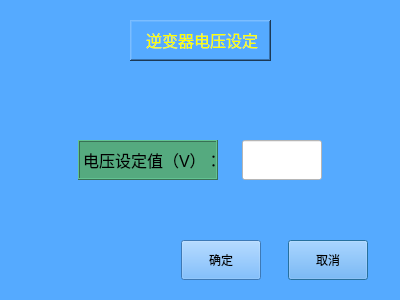
<?xml version="1.0" encoding="UTF-8"?>
<ui version="4.0">
 <class>Inverter_Voltage_Set</class>
 <widget class="QDialog" name="Inverter_Voltage_Set">
  <property name="geometry">
   <rect>
    <x>0</x>
    <y>0</y>
    <width>400</width>
    <height>300</height>
   </rect>
  </property>
  <property name="windowTitle">
   <string>Dialog</string>
  </property>
  <property name="styleSheet">
   <string notr="true">background-color: rgb(85, 170, 255);</string>
  </property>
  <widget class="QLabel" name="label">
   <property name="geometry">
    <rect>
     <x>130</x>
     <y>20</y>
     <width>141</width>
     <height>41</height>
    </rect>
   </property>
   <property name="styleSheet">
    <string notr="true">background-color: rgb(255, 170, 127);
background-color: rgb(170, 170, 255);
background-color: rgb(85, 170, 255);</string>
   </property>
   <property name="frameShape">
    <enum>QFrame::WinPanel</enum>
   </property>
   <property name="frameShadow">
    <enum>QFrame::Raised</enum>
   </property>
   <property name="text">
    <string>&lt;html&gt;&lt;head/&gt;&lt;body&gt;&lt;p align=&quot;center&quot;&gt;&lt;span style=&quot; font-size:12pt; color:#ffff00;&quot;&gt;逆变器电压设定&lt;/span&gt;&lt;/p&gt;&lt;/body&gt;&lt;/html&gt;</string>
   </property>
  </widget>
  <widget class="QWidget" name="layoutWidget">
   <property name="geometry">
    <rect>
     <x>160</x>
     <y>230</y>
     <width>231</width>
     <height>61</height>
    </rect>
   </property>
   <layout class="QHBoxLayout" name="horizontalLayout">
    <item>
     <widget class="QPushButton" name="set_Inverter_Voltage_OkBtn">
      <property name="sizePolicy">
       <sizepolicy hsizetype="Minimum" vsizetype="Minimum">
        <horstretch>0</horstretch>
        <verstretch>0</verstretch>
       </sizepolicy>
      </property>
      <property name="maximumSize">
       <size>
        <width>80</width>
        <height>40</height>
       </size>
      </property>
      <property name="styleSheet">
       <string notr="true">font: 16pt &quot;楷体&quot;;</string>
      </property>
      <property name="text">
       <string>确定</string>
      </property>
      <property name="default">
       <bool>true</bool>
      </property>
     </widget>
    </item>
    <item>
     <widget class="QPushButton" name="set_Inverter_Voltage_QuitBtn">
      <property name="sizePolicy">
       <sizepolicy hsizetype="Minimum" vsizetype="Minimum">
        <horstretch>0</horstretch>
        <verstretch>0</verstretch>
       </sizepolicy>
      </property>
      <property name="maximumSize">
       <size>
        <width>80</width>
        <height>40</height>
       </size>
      </property>
      <property name="styleSheet">
       <string notr="true">font: 16pt &quot;楷体&quot;;</string>
      </property>
      <property name="text">
       <string>取消</string>
      </property>
      <property name="default">
       <bool>true</bool>
      </property>
     </widget>
    </item>
   </layout>
  </widget>
  <widget class="QWidget" name="">
   <property name="geometry">
    <rect>
     <x>60</x>
     <y>130</y>
     <width>281</width>
     <height>61</height>
    </rect>
   </property>
   <layout class="QHBoxLayout" name="horizontalLayout_2">
    <item>
     <widget class="QLabel" name="label_2">
      <property name="maximumSize">
       <size>
        <width>140</width>
        <height>40</height>
       </size>
      </property>
      <property name="styleSheet">
       <string notr="true">background-color: rgb(170, 170, 255);
background-color: rgb(85, 170, 127);
background-color: rgb(170, 85, 127);
background-color: rgb(85, 170, 127);</string>
      </property>
      <property name="frameShape">
       <enum>QFrame::Box</enum>
      </property>
      <property name="frameShadow">
       <enum>QFrame::Raised</enum>
      </property>
      <property name="text">
       <string>&lt;html&gt;&lt;head/&gt;&lt;body&gt;&lt;p align=&quot;center&quot;&gt;&lt;span style=&quot; font-size:12pt;&quot;&gt;电压设定值（V）：&lt;/span&gt;&lt;/p&gt;&lt;/body&gt;&lt;/html&gt;</string>
      </property>
     </widget>
    </item>
    <item>
     <widget class="QLineEdit" name="input_Inverter_Voltage">
      <property name="maximumSize">
       <size>
        <width>80</width>
        <height>40</height>
       </size>
      </property>
      <property name="font">
       <font>
        <pointsize>15</pointsize>
       </font>
      </property>
      <property name="styleSheet">
       <string notr="true">background-color: rgb(255, 255, 255);</string>
      </property>
     </widget>
    </item>
   </layout>
  </widget>
 </widget>
 <resources/>
 <connections/>
</ui>
